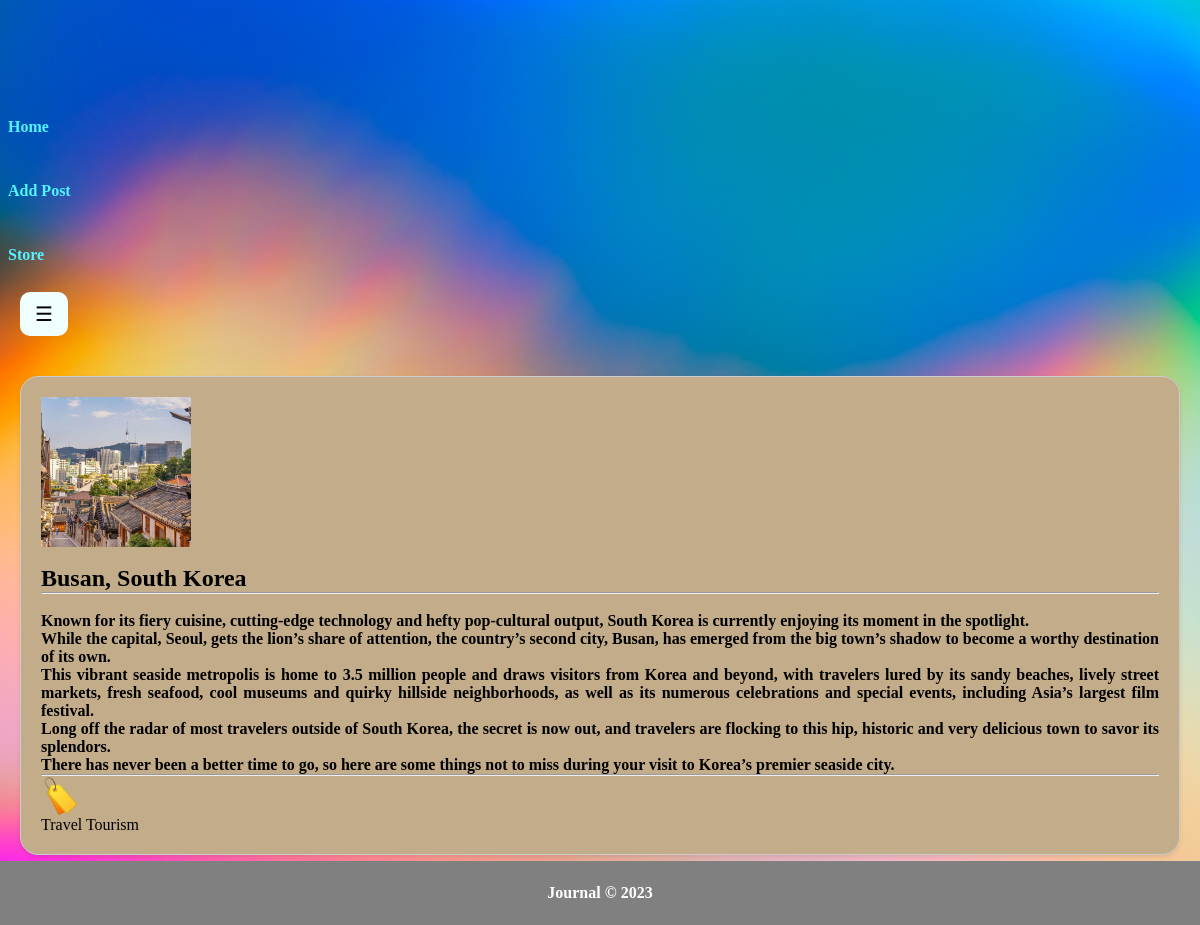
Page /main/post/10/ on the committed database.
### app001/models.py (models this page shows, shortened)
class Post(models.Model):
    title = models.CharField(max_length=200)
    content = models.TextField()
    author = models.ForeignKey(User, on_delete=models.CASCADE)
    publication_date = models.DateTimeField(auto_now_add=True)
    tags = models.ManyToManyField(Tag)
    image = models.ImageField(upload_to=upload_to_post_images, default='default_image.jpg')  # Add the default value

class Tag(models.Model):
    name = models.CharField(max_length=50, unique=True)

### app001/views.py (the view)
# urls.py: path('post/<int:post_id>/', views.post_detail, name='post_detail'),
def post_detail(request, post_id):
    post = get_object_or_404(Post, id=post_id)
    return render(request, 'post_detail.html', {'post': post})

### templates/post_detail.html
{% extends 'base.html' %}
{% load static %}
{% block extra_css %}
    <link rel="stylesheet" href="{% static 'css/post-detail.css' %}">
{% endblock %}
{% block content %}
  <div class="paper-container">
    <div class="icon">
        <img src="{{ post.image.url }}">
    </div>
    <br>
    <h2>{{ post.title }}</h2>
    <hr>
    <br>
    <div class="post-content">
        <p>{{ post.content|safe }}</p>
    </div>
    <hr>
    <div class="tagicon">
    </div>
    {% for tag in post.tags.all %}
    {{ tag.name }}
{% endfor %}
  </div>
{% endblock %}

### static/css/style.css (style rules this page uses)
* { margin: 0; padding: 0; box-sizing: border-box; }
body { background-image: url('/static/images/c\ \(2\).jpg'); background-repeat: no-repeat; background-size: cover; }
.container p { font-family: Georgia, 'Times New Roman', Times, serif; font-weight: bold; }

### static/css/post-detail.css (style rules this page uses)
.paper-container { background-color: #c2ac8a; border: 1px solid #ccc; border-radius: 18px; box-shadow: 0 2px 4px rgba(0, 0, 0, 0.1); padding: 20px; margin: 20px; min-width: 90%; text-align: left; }
.icon { width: 150px; height: 150px; overflow: hidden; }
.icon img { width: 100%; height: 100%; object-fit: cover; }
.post-content { font-family:'Franklin Gothic Medium', 'Arial Narrow', Arial, sans-serif; text-align: justify; }
.tagicon { height: 40px; width: 40px; background-image: url('/static/images/R1.png'); background-size: cover; }

### rows in the picture
Post: image (picture), title "Busan, South Korea", content "Known for its fiery cuisine, cutting-edge technology and hefty pop-cultural output, South Korea is currently enjoying its moment in the spotlight. While the capital, Seoul, gets the lion’s share of attention, the country’s second city, Busan, has emerged from the big town’s shadow to become a worthy destination of its own. This vibrant seaside metropolis is home to 3.5 million people and draws visitors from Korea and beyond, with travelers lured by its sandy beaches, lively street markets, fresh seafood, cool museums and quirky hillside neighborhoods, as well as its numerous celebrations and special events, including Asia’s largest film festival. Long off the radar of most travelers outside…"
Tag: name "Travel"
Tag: name "Tourism"
